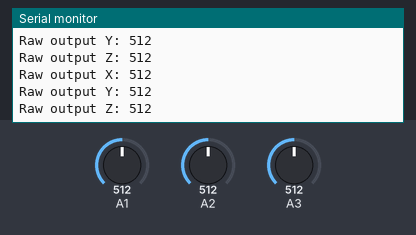
Recording of a sketch running on a simulated Arduino Uno, built with avr-gcc and run on an emulated ATmega328P. Shown: the last lines printed to the serial monitor. The inputs (shaded band) are chosen by the test bench; at power-on: A1 = 512, A2 = 512, A3 = 512.

Above: at 1.2 s.
1.3 s: A1 set to 716
At 1.86 s:
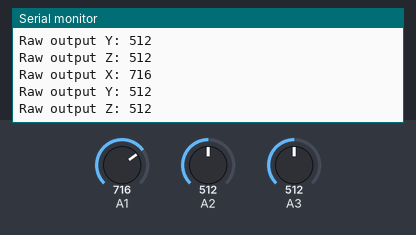
2.8 s: A2 set to 716
At 3.38 s:
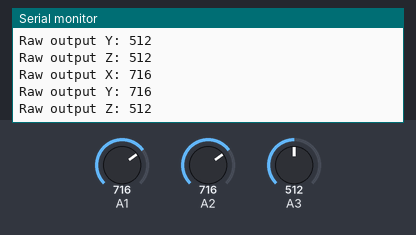
4.3 s: A3 set to 716
At 4.91 s:
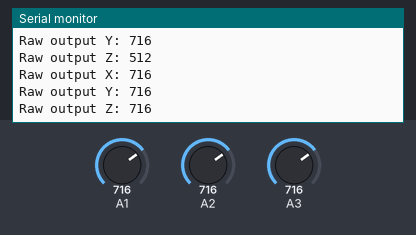
5.8 s: A1 set to 900
At 6.43 s:
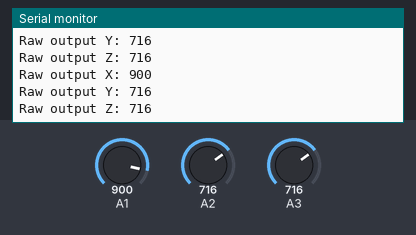
7.3 s: A2 set to 900
At 7.95 s:
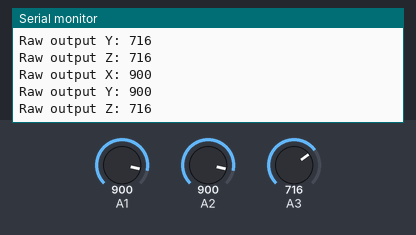
8.8 s: A3 set to 900
At 9.47 s:
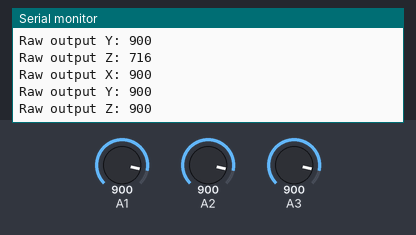
Timing chart, 0 to 11.3 s (numbered marks = the images above; inputs shaded):
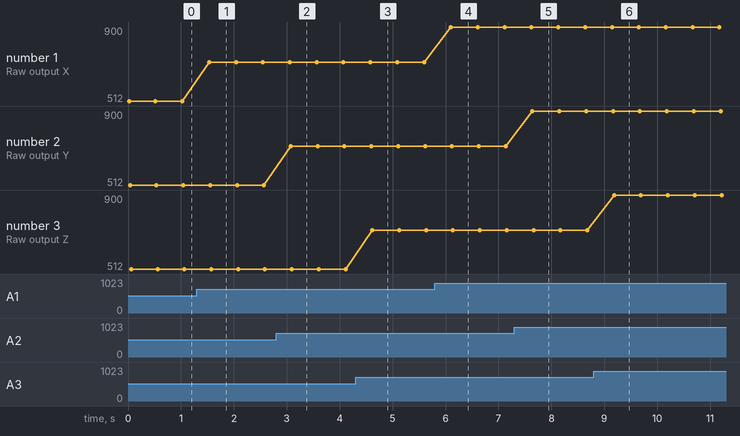

The sketch:

ADXL377.ino
```cpp
const int xInput = A1;
const int yInput = A2;
const int zInput = A3;
const int sampleSize = 10;

void setup()
{
  Serial.begin(9600);
  while (!Serial) delay(1);
  Serial.println("Serial connected!");
}

void loop()
{
  int xRaw = ReadAxis(xInput);
  int yRaw = ReadAxis(yInput);
  int zRaw = ReadAxis(zInput);
  Serial.print("Raw output X: ");
  Serial.println(xRaw);
  Serial.print("Raw output Y: ");
  Serial.println(yRaw);
  Serial.print("Raw output Z: ");
  Serial.println(zRaw);
  delay(500);
}

//
// Read "sampleSize" samples and report the average
//
int ReadAxis(int axisPin)
{
  long reading = 0;
  analogRead(axisPin);
  delay(1);
  for (int i = 0; i < sampleSize; i++)
  {
    reading += analogRead(axisPin);
  }
  return reading/sampleSize;
}

//
// Find the extreme raw readings from each axis
//
```

Measured:
- after the input at 1.3 s, the serial monitor: prints a new line after 0.23 s (image 1)
- after the input at 2.8 s, the serial monitor: prints a new line after 0.28 s (image 2)
- after the input at 4.3 s, the serial monitor: prints a new line after 0.32 s (image 3)
- after the input at 5.8 s, the serial monitor: prints a new line after 0.30 s (image 4)
- after the input at 7.3 s, the serial monitor: prints a new line after 0.34 s (image 5)
- after the input at 8.8 s, the serial monitor: prints a new line after 0.39 s (image 6)
- plotted number 1: 512 → 716 after the input at 1.3 s, 716 → 900 after the input at 5.8 s
